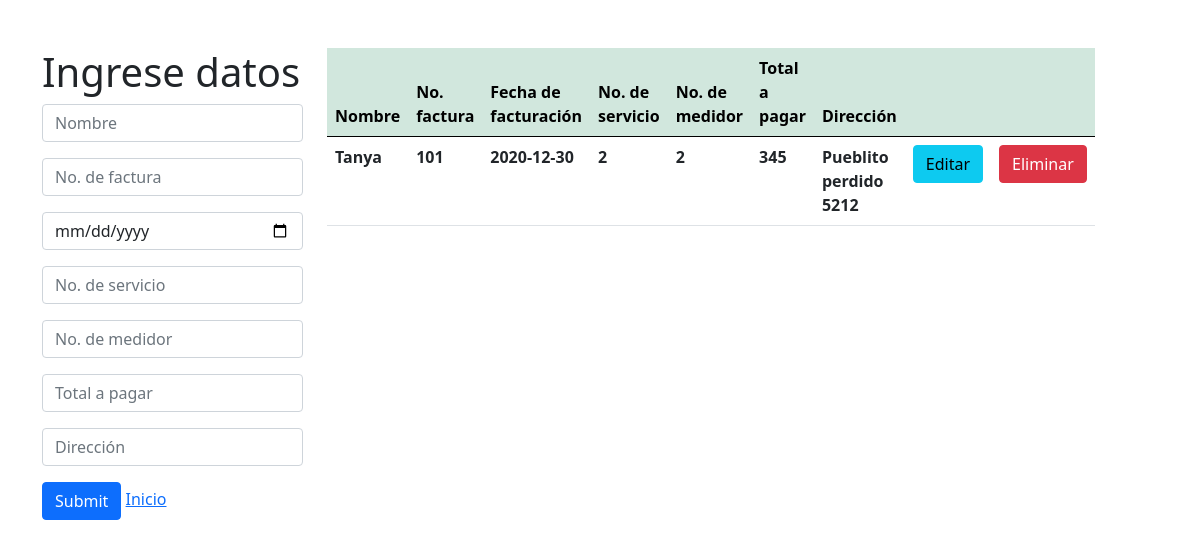
Page /crud_factura/factura.php on the committed database.
### tables this page shows
CREATE TABLE `factura` (
  `nombre` varchar(50) NOT NULL,
  `no_factura` int(50) NOT NULL,
  `fecha` date NOT NULL,
  `no_servicio` int(50) NOT NULL,
  `no_medidor` int(50) NOT NULL,
  `total` double NOT NULL,
  `direccion` varchar(100) NOT NULL
);

### crud_factura/factura.php (the view, shortened to what this page needs)
<?php
    $con=conectar();
    $sql="SELECT *  FROM factura";
    $query=mysqli_query($con,$sql);
?>
<!DOCTYPE html>
<html lang="en">
    <head>
        <link href="css/style.css" rel="stylesheet">
        <link href="https://cdn.jsdelivr.net/npm/bootstrap@5.0.0-beta1/dist/css/bootstrap.min.css" rel="stylesheet">
    </head>
    <body>
            <div class="container mt-5">
                    <div class="row">
                        <div class="col-md-3">
                            <h1>Ingrese datos</h1>
                                <form action="insertar.php" method="POST">
                                    <input type="text" class="form-control mb-3" name="nombre" placeholder="Nombre">
                                    <input type="text" class="form-control mb-3" name="no_factura" placeholder="No. de factura">
                                    <input type="date" class="form-control mb-3" name="fecha" placeholder="Fecha de facturación">
                                    <input type="text" class="form-control mb-3" name="no_servicio" placeholder="No. de servicio">
                                    <input type="text" class="form-control mb-3" name="no_medidor" placeholder="No. de medidor">
                                    <input type="text" class="form-control mb-3" name="total" placeholder="Total a pagar">
                                    <input type="text" class="form-control mb-3" name="direccion" placeholder="Dirección">
                                    <input type="submit" class="btn btn-primary">
                                    <a href="/daweb_uii_5i/Proyecto_Mimbela_cfe/index.php">Inicio</a></li>
                                </form>
                        </div>
                        <div class="col-md-8">
                            <table class="table" >
                                <thead class="table-success table-striped" >
                                    <tr>
                                        <th>Nombre</th>
                                        <th>No. factura</th>
                                        <th>Fecha de facturación</th>
                                        <th>No. de servicio</th>
                                        <th>No. de medidor</th>
                                        <th>Total a pagar</th>
                                        <th>Dirección</th>
                                        <th></th>
                                        <th></th>
                                    </tr>
                                </thead>
                                <tbody>
                                        <?php
                                            while($row=mysqli_fetch_array($query)){
                                        ?>
                                            <tr>
                                                <th><?php  echo $row['nombre']?></th>
                                                <th><?php  echo $row['no_factura']?></th>
                                                <th><?php  echo $row['fecha']?></th>
                                                <th><?php  echo $row['no_servicio']?></th>
                                                <th><?php  echo $row['no_medidor']?></th>
                                                <th><?php  echo $row['total']?></th>
                                                <th><?php  echo $row['direccion']?></th>
                                                <th><a href="actualizar.php?id=<?php echo $row['no_factura'] ?>" class="btn btn-info">Editar</a></th>
                                                <th><a href="delete.php?id=<?php echo $row['no_factura'] ?>" class="btn btn-danger">Eliminar</a></th>
                                            </tr>
                                        <?php
                                            }
                                        ?>
                                </tbody>
                            </table>
                        </div>
                    </div>
            </div>
    </body>
</html>

### style.css (style rules this page uses)
* { -webkit-box-sizing: border-box; -moz-box-sizing: border-box; box-sizing: border-box; margin:0px; padding:0px; }
body { background:#f2f2f2; color: black; font-family:Arial, helvetica, sans-serif; }
a { text-decoration: none; color:#008E5A; }

### rows in the picture
factura: nombre "Tanya", no_factura "101", fecha "2020-12-30", no_servicio "2", no_medidor "2", total "345", direccion "Pueblito perdido 5212"
